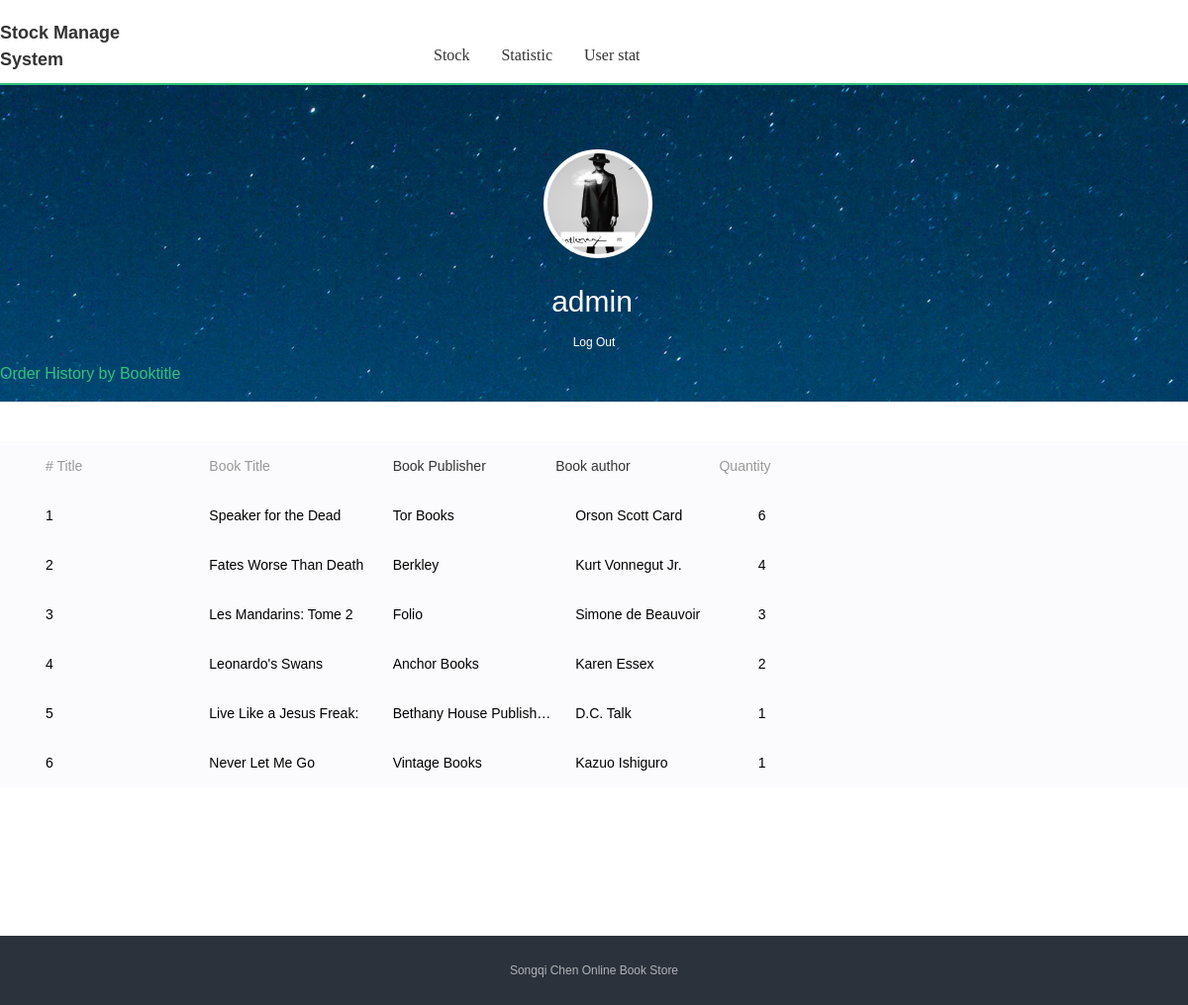
Page /user/home/1.html (signed in) on the committed database.
### user/models.py (models this page shows, shortened)
class MyUser(AbstractUser):
    qq = models.CharField('FaceBook Account', max_length=20)
    weChat = models.CharField('Ins Account', max_length=20)
    mobile = models.CharField('Phone Number', max_length=11, unique=True)
    score = models.IntegerField('Score', default=100)
    disscore = models.IntegerField('Disscore', default=100)
    scoregap = models.IntegerField('Scoregap', default=0)
    sumcomment = models.IntegerField('Sumcomment', default=1)
    img = models.CharField('User Image', max_length=20)

### index/models.py (models this page shows)
class Orderinfo(models.Model):
    order_id = models.IntegerField('order id')
    order_name = models.CharField('order username', max_length=50)
    order_auther = models.CharField('auther', max_length=50)
    order_time = models.DateField('time')
    order_publisher = models.CharField('publisher', max_length=50)
    order_booktitle = models.CharField('titel', max_length=50)
    order_bookqua = models.IntegerField('quantity')
    order_bookprice = models.IntegerField('bookprice')
    order_bookrate = models.FloatField('bookrate')
    class Meta:
        verbose_name = 'info order'
        verbose_name_plural = 'info order'

### user/views.py (the view)
# urls.py: path('home/<int:page>.html', views.homeView, name='home'),
@login_required(login_url='/user/login.html')
def homeView(request, page):
    name = request.user.username
    search_book = Dynamic.objects.select_related('book').order_by('-dynamic_search').all()[:4]
    object_list =Orderinfo.objects.values('order_booktitle','order_publisher','order_auther').annotate(total=Sum('order_bookqua')).order_by('-total')
    user_info=MyUser.objects.filter(username=name)
    print('is staff',user_info[0].is_staff)
    staff=user_info[0].is_staff
    if staff :
       print('i enter')
       return render(request, 'home1.html', locals())
    else:
       object_list=Order.objects.filter(order_userid=name)
       return render(request, 'home.html', locals())

### user/templates/home1.html (shortened to what this page needs)
{% extends "title_base.html"  %}
{% block title  %}
{% load static %}
<link type="text/css" rel="stylesheet" href="{% static "css/common.css" %}">
<link type="text/css" rel="stylesheet" href="{% static "css/user.css" %}">
</head>
<body class="member">
    <div class="header">
        <a href="/" class="logo" title="Index"><h2>Stock Manage<br/>System<h2/></a>
    </div>
	<div class="nav-box">
		<div class="nav-box-inner">
			<ul class="nav clearfix">
				<li><a href="/admin">Stock</a></li>
				<li><a href="{% url 'home' 1 %}" target="_blank">Statistic</a></li>
	    	    <li><a href="{% url 'orderbyuser'  %}" target="_blank">User stat</a></li>
			</ul>
		</div>
	</div>
    <div class="mod_profile js_user_data" style="">
        <div class="section_inner">
            <div class="profile__cover_link">
                <img src="{% static "image/user.jpg" %}" class="profile__cover">
            </div>
            <h1 class="profile__tit">
                <span class="profile__name">{{ user.username }}</span>
            </h1>
                <a href="{% url 'logout' %}" style="color:white;">Log Out</a>
        </div>
    </div>
	<div class="main main--profile" style="">
        <div class="mod_tab profile_nav" role="nav" id="nav">
            <span class="mod_tab__item mod_tab__current" id="hear_tab">Order History by Booktitle</span>
        </div>
		<div class="js_box" style="display: block;">
			<div class="profile_cont">
				<div class="js_sub" style="display: block;">
					<div class="mod_booklist">
						<ul class="booklist__header">
							<li class="booklist__header_name"># Title</li>
							<li class="booklist__header_name">Book Title</li>
						<a href="{% url 'orderbypublisher' %}" ><li class="booklist__header_author">Book Publisher</li></a>
						<a href="{% url 'orderbyauthor' %}" ><li class="booklist__header_name">Book author</li></a>
							<li class="booklist__header_time">Quantity</li>
						</ul>
						<ul class="booklist__list">
                            {% for item in object_list %}
				<li>
				   <div class="booklist__item booklist__item--even">
				    <div class="booklist__bookname">
                                       {{forloop.counter}}
				    </div>
				    <div class="booklist__bookname">
                                      {{ item.order_booktitle }}
				    </div>
			           <div class="booklist__artist">
                                     {{ item.order_publisher }}
				    </div>
			           <div class="booklist__artist">
                                      {{ item.order_auther }}
				    </div>
 			          <div class="booklist__artist">{{ item.total }}</div>
				</div>
				</li>
                            {% endfor %}
						</ul>
					</div>
					<div class="page-box">
						<div class="pagebar" id="pageBar">
                        </div>
					</div>
				</div>
			</div>
		</div>
    </div>
{% endblock  %}

### static/css/common.css (style rules this page uses)
blockquote,body,button,dd,dl,dt,fieldset,form,h1,h2,h3,h4,h5,h6,hr,input,legend,li,ol,p,pre,td,textarea,th,ul { margin:0;padding:0 }
ol,ul { list-style:none }
body { font:12px/1.5 Arial;-webkit-text-size-adjust:none }
fieldset,img { border:0 none }
a { color:#333;text-decoration:none;outline:0 }
.clearfix:after { content:".";display:block;height:0;clear:both;visibility:hidden;font-size:0 }
.header { width:1200px;height:80px;padding:0;margin:10px auto 0 }
.header .logo { float:left;width:214px;height:54px;margin:10px 0 0 0;overflow:hidden }
.nav-box { margin-top:-50px;border-bottom:2px solid #30C37E }
.nav-box-inner { width:1200px;margin:0 auto }
.nav-box .nav { padding:0 0 12px 360px;height:32px;line-height:32px }
.nav li { float:left;height:32px;margin-right:12px }
.nav-box .nav li a { position:relative;float:left;padding:0 10px;font:16px/2 'Microsoft YaHei';color:#333;white-space:nowrap }
.page-box { position:relative;zoom:1 }
.pagebar { padding:0 0 40px;font-size:14px;font-family:arial;line-height:34px;text-align:center }

### static/css/user.css (style rules this page uses)
.mod_profile { height:255px;padding-top:65px;background:url(../image/user_bg.jpg) 50% no-repeat;background-size:cover;text-align:center;color:#fff }
.mod_profile .section_inner { height:315px }
.profile__cover_link { position:relative;width:102px;height:102px;margin:0 auto }
.profile__cover { display:block;width:100%;height:100%;border:4px solid #fff;border-radius:99px;background:#fff }
.profile__name { font-size:30px;font-weight:400;line-height:64px;margin-right:4px }
.mod_booklist { padding:40px 0;font-size:14px;overflow:hidden }
.booklist__list { overflow:hidden;clear:both }
.booklist__header,.booklist__item { position:relative;padding-left:46px;padding-right:100px }
.booklist__item { clear:both;font-size:0;overflow:hidden }
.booklist__item--even { background-color:#fbfbfd }
.booklist__album,.booklist__artist,.booklist__number,.booklist__other,.booklist__bookname,.booklist__time { line-height:50px;height:50px;overflow:hidden;text-overflow:ellipsis;white-space:nowrap;font-size:14px }
.booklist__header { height:50px;line-height:50px;background-color:#fbfbfd;color:#999 }
.booklist__header_name,.booklist__bookname { float:left;width:15.685185%;position:relative;white-space:normal }
.booklist__album,.booklist__artist,.booklist__header_album,.booklist__header_author { float:left;padding-left:20px;width:15.611111% }
.booklist__header_time,.booklist__time { float:left;top:0;right:38px;width:90px }
.main { min-height:500px; }
.main,.section_inner { max-width:1200px;margin:0 auto;position:relative }
.profile__tit { padding-top:20px; }
.mod_tab,.mod_tab__item { height:56px;line-height:56px }
.mod_tab { position:relative;zoom:1;border-bottom:1px solid #f7f7f7;margin-bottom:30px }
.mod_tab__item { position:relative;float:left;font-size:16px;overflow:hidden;margin-right:55px }
.mod_tab__current { color:#31c27c }
.profile_nav { position:absolute;top:-56px;left:0;margin-bottom:0;width:80% }
.profile_nav .mod_tab__item { color:#fff;margin-right:40px }
.profile_nav .mod_tab__current,.profile_nav .mod_tab__item:hover { color:#31c27c;text-decoration:none; }

### rows in the picture
MyUser: username "admin"
Orderinfo: order_booktitle "Fates Worse Than Death", order_publisher "Berkley", order_auther "Kurt Vonnegut Jr.", total "4"
Orderinfo: order_booktitle "Les Mandarins: Tome 2", order_publisher "Folio", order_auther "Simone de Beauvoir", total "3"
Orderinfo: order_booktitle "Live Like a Jesus Freak:…", order_publisher "Bethany House Publishers", order_auther "D.C. Talk", total "1"
Orderinfo: order_booktitle "Never Let Me Go", order_publisher "Vintage Books", order_auther "Kazuo Ishiguro", total "1"

### other values in the picture
{{ item.order_booktitle }} "Speaker for the Dead…" "Leonardo's Swans"
{{ item.order_publisher }} "Tor Books" "Anchor Books"
{{ item.order_auther }} "Orson Scott Card" "Karen Essex"
{{ item.total }} "6" "2"
